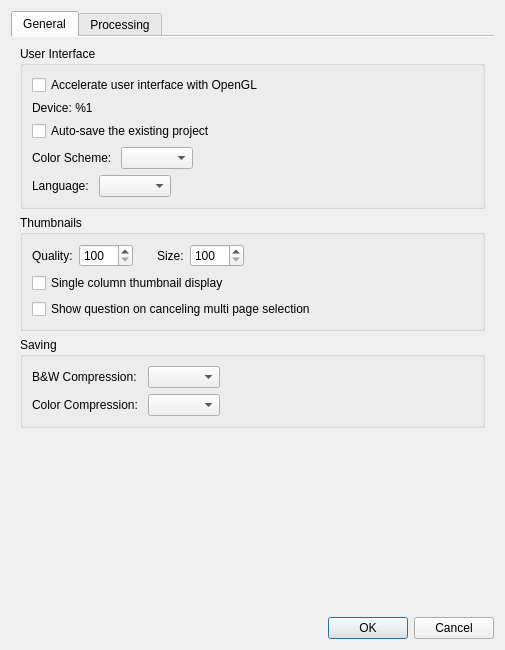
<?xml version="1.0" encoding="UTF-8"?>
<ui version="4.0">
 <class>SettingsDialog</class>
 <widget class="QDialog" name="SettingsDialog">
  <property name="geometry">
   <rect>
    <x>0</x>
    <y>0</y>
    <width>430</width>
    <height>650</height>
   </rect>
  </property>
  <property name="windowTitle">
   <string>Settings</string>
  </property>
  <layout class="QVBoxLayout" name="verticalLayout">
   <item>
    <widget class="QTabWidget" name="tabWidget">
     <property name="currentIndex">
      <number>0</number>
     </property>
     <property name="documentMode">
      <bool>true</bool>
     </property>
     <widget class="QWidget" name="tab">
      <attribute name="title">
       <string>General</string>
      </attribute>
      <layout class="QVBoxLayout" name="verticalLayout_4">
       <item>
        <widget class="QGroupBox" name="groupBox">
         <property name="title">
          <string>User Interface</string>
         </property>
         <layout class="QVBoxLayout" name="verticalLayout_2">
          <item>
           <widget class="QCheckBox" name="enableOpenglCb">
            <property name="text">
             <string>Accelerate user interface with OpenGL</string>
            </property>
           </widget>
          </item>
          <item>
           <widget class="QLabel" name="openglDeviceLabel">
            <property name="text">
             <string>Device: %1</string>
            </property>
           </widget>
          </item>
          <item>
           <widget class="QCheckBox" name="autoSaveProjectCB">
            <property name="text">
             <string>Auto-save the existing project</string>
            </property>
           </widget>
          </item>
          <item>
           <layout class="QHBoxLayout" name="horizontalLayout">
            <item>
             <widget class="QLabel" name="colorSchemeLabel">
              <property name="text">
               <string>Color Scheme: </string>
              </property>
             </widget>
            </item>
            <item>
             <widget class="QComboBox" name="colorSchemeBox"/>
            </item>
            <item>
             <spacer name="horizontalSpacer">
              <property name="orientation">
               <enum>Qt::Horizontal</enum>
              </property>
              <property name="sizeHint" stdset="0">
               <size>
                <width>1</width>
                <height>1</height>
               </size>
              </property>
             </spacer>
            </item>
           </layout>
          </item>
          <item>
           <layout class="QHBoxLayout" name="horizontalLayout_4">
            <item>
             <widget class="QLabel" name="languageLabel">
              <property name="text">
               <string>Language: </string>
              </property>
             </widget>
            </item>
            <item>
             <widget class="QComboBox" name="languageBox"/>
            </item>
            <item>
             <spacer name="horizontalSpacer_4">
              <property name="orientation">
               <enum>Qt::Horizontal</enum>
              </property>
              <property name="sizeHint" stdset="0">
               <size>
                <width>1</width>
                <height>1</height>
               </size>
              </property>
             </spacer>
            </item>
           </layout>
          </item>
         </layout>
         <zorder>enableOpenglCb</zorder>
         <zorder>autoSaveProjectCB</zorder>
         <zorder>openglDeviceLabel</zorder>
        </widget>
       </item>
       <item>
        <widget class="QGroupBox" name="thumbnailsParams">
         <property name="title">
          <string>Thumbnails</string>
         </property>
         <layout class="QVBoxLayout" name="verticalLayout_7">
          <item>
           <layout class="QHBoxLayout" name="horizontalLayout_8">
            <item>
             <layout class="QHBoxLayout" name="horizontalLayout_9">
              <item>
               <widget class="QLabel" name="thumbnailQualityLabel">
                <property name="text">
                 <string>Quality:</string>
                </property>
               </widget>
              </item>
              <item>
               <widget class="QSpinBox" name="thumbnailQualitySB">
                <property name="toolTip">
                 <string>The pixel size of the thumbnail image. The default value is 200.</string>
                </property>
                <property name="minimum">
                 <number>100</number>
                </property>
                <property name="maximum">
                 <number>1500</number>
                </property>
                <property name="singleStep">
                 <number>25</number>
                </property>
               </widget>
              </item>
             </layout>
            </item>
            <item>
             <spacer name="horizontalSpacer_7">
              <property name="orientation">
               <enum>Qt::Horizontal</enum>
              </property>
              <property name="sizeType">
               <enum>QSizePolicy::Fixed</enum>
              </property>
              <property name="sizeHint" stdset="0">
               <size>
                <width>18</width>
                <height>1</height>
               </size>
              </property>
             </spacer>
            </item>
            <item>
             <layout class="QHBoxLayout" name="horizontalLayout_10">
              <item>
               <widget class="QLabel" name="thumbnailSizeLabel">
                <property name="text">
                 <string>Size:</string>
                </property>
               </widget>
              </item>
              <item>
               <widget class="QSpinBox" name="thumbnailSizeSB">
                <property name="toolTip">
                 <string>The thumbnail size in the view. The default value is 250.</string>
                </property>
                <property name="minimum">
                 <number>100</number>
                </property>
                <property name="maximum">
                 <number>2000</number>
                </property>
                <property name="singleStep">
                 <number>25</number>
                </property>
               </widget>
              </item>
             </layout>
            </item>
            <item>
             <spacer name="horizontalSpacer_8">
              <property name="orientation">
               <enum>Qt::Horizontal</enum>
              </property>
              <property name="sizeHint" stdset="0">
               <size>
                <width>1</width>
                <height>1</height>
               </size>
              </property>
             </spacer>
            </item>
           </layout>
          </item>
          <item>
           <widget class="QCheckBox" name="singleColumnThumbnailsCB">
            <property name="text">
             <string>Single column thumbnail display</string>
            </property>
           </widget>
          </item>
          <item>
           <widget class="QCheckBox" name="cancelingSelectionQuestionCB">
            <property name="text">
             <string>Show question on canceling multi page selection</string>
            </property>
           </widget>
          </item>
         </layout>
        </widget>
       </item>
       <item>
        <widget class="QGroupBox" name="groupBox_2">
         <property name="title">
          <string>Saving</string>
         </property>
         <layout class="QHBoxLayout" name="horizontalLayout_2">
          <item>
           <layout class="QGridLayout" name="gridLayout">
            <item row="0" column="0">
             <widget class="QLabel" name="tiffCompressionBWLabel">
              <property name="text">
               <string>B&amp;W Compression: </string>
              </property>
             </widget>
            </item>
            <item row="0" column="1">
             <widget class="QComboBox" name="tiffCompressionBWBox"/>
            </item>
            <item row="1" column="0">
             <widget class="QLabel" name="tiffCompressionColorLabel">
              <property name="text">
               <string>Color Compression: </string>
              </property>
             </widget>
            </item>
            <item row="1" column="1">
             <widget class="QComboBox" name="tiffCompressionColorBox"/>
            </item>
           </layout>
          </item>
          <item>
           <spacer name="horizontalSpacer_2">
            <property name="orientation">
             <enum>Qt::Horizontal</enum>
            </property>
            <property name="sizeHint" stdset="0">
             <size>
              <width>1</width>
              <height>1</height>
             </size>
            </property>
           </spacer>
          </item>
         </layout>
        </widget>
       </item>
       <item>
        <spacer name="verticalSpacer_2">
         <property name="orientation">
          <enum>Qt::Vertical</enum>
         </property>
         <property name="sizeHint" stdset="0">
          <size>
           <width>20</width>
           <height>0</height>
          </size>
         </property>
        </spacer>
       </item>
      </layout>
     </widget>
     <widget class="QWidget" name="tab_2">
      <attribute name="title">
       <string>Processing</string>
      </attribute>
      <layout class="QVBoxLayout" name="verticalLayout_5">
       <item>
        <widget class="QGroupBox" name="groupBox_4">
         <property name="title">
          <string>White on black detection</string>
         </property>
         <layout class="QVBoxLayout" name="verticalLayout_6" stretch="0,0">
          <item>
           <widget class="QCheckBox" name="blackOnWhiteDetectionCB">
            <property name="toolTip">
             <string>Auto detect pages with light content on dark background. The corrections to all the auto algorithms are made for such pages.</string>
            </property>
            <property name="text">
             <string>Auto detect light content on dark background</string>
            </property>
           </widget>
          </item>
          <item>
           <widget class="QCheckBox" name="blackOnWhiteDetectionAtOutputCB">
            <property name="toolTip">
             <string>Whether to use auto detection at the output stage. The wrong result can be changed manually in the output filter options.</string>
            </property>
            <property name="text">
             <string>Use auto detection at the output stage</string>
            </property>
           </widget>
          </item>
         </layout>
        </widget>
       </item>
       <item>
       <widget class="QGroupBox" name="groupBox_3">
         <property name="title">
          <string>Deviation</string>
         </property>
         <layout class="QVBoxLayout" name="verticalLayout_3">
          <item>
           <widget class="QCheckBox" name="highlightDeviationCB">
            <property name="text">
             <string>Highlight the thumbnails of pages with high deviation</string>
            </property>
           </widget>
          </item>
          <item>
           <widget class="QGroupBox" name="deviationParams">
            <property name="title">
             <string>Params</string>
            </property>
            <layout class="QHBoxLayout" name="horizontalLayout_3">
             <item>
              <layout class="QGridLayout" name="gridLayout_2">
               <item row="0" column="0">
                <widget class="QLabel" name="deskewDeviationLabel">
                 <property name="text">
                  <string>Deskew:</string>
                 </property>
                </widget>
               </item>
               <item row="1" column="0">
                <widget class="QLabel" name="selectContentDeviationLabel">
                 <property name="text">
                  <string>Select content:</string>
                 </property>
                </widget>
               </item>
               <item row="1" column="1">
                <widget class="QDoubleSpinBox" name="selectContentDeviationCoefSB">
                 <property name="toolTip">
                  <string>Deviation multiplier: a higher value means lower sensivity.</string>
                 </property>
                 <property name="minimum">
                  <double>0.100000000000000</double>
                 </property>
                 <property name="maximum">
                  <double>9.990000000000000</double>
                 </property>
                 <property name="singleStep">
                  <double>0.050000000000000</double>
                 </property>
                </widget>
               </item>
               <item row="2" column="0">
                <widget class="QLabel" name="marginsDeviationLabel">
                 <property name="text">
                  <string>Margins:</string>
                 </property>
                </widget>
               </item>
               <item row="0" column="1">
                <widget class="QDoubleSpinBox" name="deskewDeviationCoefSB">
                 <property name="toolTip">
                  <string>Deviation multiplier: a higher value means lower sensivity.</string>
                 </property>
                 <property name="minimum">
                  <double>0.100000000000000</double>
                 </property>
                 <property name="maximum">
                  <double>9.990000000000000</double>
                 </property>
                 <property name="singleStep">
                  <double>0.050000000000000</double>
                 </property>
                </widget>
               </item>
               <item row="0" column="2">
                <widget class="QDoubleSpinBox" name="deskewDeviationThresholdSB">
                 <property name="toolTip">
                  <string>The minimum deviation to be highlighted.</string>
                 </property>
                 <property name="decimals">
                  <number>1</number>
                 </property>
                 <property name="maximum">
                  <double>999.000000000000000</double>
                 </property>
                 <property name="singleStep">
                  <double>1.000000000000000</double>
                 </property>
                </widget>
               </item>
               <item row="1" column="2">
                <widget class="QDoubleSpinBox" name="selectContentDeviationThresholdSB">
                 <property name="toolTip">
                  <string>The minimum deviation to be highlighted.</string>
                 </property>
                 <property name="decimals">
                  <number>1</number>
                 </property>
                 <property name="maximum">
                  <double>999.000000000000000</double>
                 </property>
                 <property name="singleStep">
                  <double>1.000000000000000</double>
                 </property>
                </widget>
               </item>
               <item row="2" column="1">
                <widget class="QDoubleSpinBox" name="marginsDeviationCoefSB">
                 <property name="toolTip">
                  <string>Deviation multiplier: a higher value means lower sensivity.</string>
                 </property>
                 <property name="minimum">
                  <double>0.100000000000000</double>
                 </property>
                 <property name="maximum">
                  <double>9.990000000000000</double>
                 </property>
                 <property name="singleStep">
                  <double>0.050000000000000</double>
                 </property>
                </widget>
               </item>
               <item row="2" column="2">
                <widget class="QDoubleSpinBox" name="marginsDeviationThresholdSB">
                 <property name="toolTip">
                  <string>The minimum deviation to be highlighted.</string>
                 </property>
                 <property name="decimals">
                  <number>1</number>
                 </property>
                 <property name="maximum">
                  <double>999.000000000000000</double>
                 </property>
                 <property name="singleStep">
                  <double>1.000000000000000</double>
                 </property>
                </widget>
               </item>
              </layout>
             </item>
             <item>
              <spacer name="horizontalSpacer_3">
               <property name="orientation">
                <enum>Qt::Horizontal</enum>
               </property>
               <property name="sizeHint" stdset="0">
                <size>
                 <width>1</width>
                 <height>1</height>
                </size>
               </property>
              </spacer>
             </item>
            </layout>
           </widget>
          </item>
         </layout>
        </widget>
       </item>
       <item>
        <widget class="QGroupBox" name="rawImportGroup">
         <property name="title">
          <string>RAW Import</string>
         </property>
         <layout class="QVBoxLayout" name="verticalLayout_8">
          <item>
           <widget class="QLabel" name="rawSettingsHintLabel">
            <property name="text">
             <string>These settings are saved into the current project.</string>
            </property>
            <property name="wordWrap">
             <bool>true</bool>
            </property>
           </widget>
          </item>
          <item>
           <layout class="QFormLayout" name="formLayout_2">
            <item row="0" column="0">
             <widget class="QLabel" name="rawDemosaicLabel">
              <property name="text">
               <string>Demosaicing:</string>
              </property>
             </widget>
            </item>
            <item row="0" column="1">
             <widget class="QComboBox" name="rawDemosaicBox"/>
            </item>
            <item row="1" column="0">
             <widget class="QLabel" name="rawWhiteBalanceLabel">
              <property name="text">
               <string>White balance:</string>
              </property>
             </widget>
            </item>
            <item row="1" column="1">
             <widget class="QComboBox" name="rawWhiteBalanceBox"/>
            </item>
            <item row="2" column="0">
             <widget class="QLabel" name="rawExposureShiftLabel">
              <property name="text">
               <string>Exposure shift (EV):</string>
              </property>
             </widget>
            </item>
            <item row="2" column="1">
             <widget class="QDoubleSpinBox" name="rawExposureShiftSB">
              <property name="decimals">
               <number>2</number>
              </property>
              <property name="minimum">
               <double>-4.000000000000000</double>
              </property>
              <property name="maximum">
               <double>4.000000000000000</double>
              </property>
              <property name="singleStep">
               <double>0.100000000000000</double>
              </property>
             </widget>
            </item>
           </layout>
          </item>
          <item>
           <widget class="QCheckBox" name="rawUseCameraMatrixCB">
            <property name="text">
             <string>Use camera color matrix</string>
            </property>
           </widget>
          </item>
          <item>
           <widget class="QWidget" name="rawManualWbWidget" native="true">
            <layout class="QGridLayout" name="gridLayout_3">
             <item row="0" column="0">
              <widget class="QLabel" name="rawManualWbLabel">
               <property name="text">
                <string>Manual multipliers:</string>
               </property>
              </widget>
             </item>
             <item row="0" column="1">
              <widget class="QLabel" name="rawWbRedLabel">
               <property name="text">
                <string>R</string>
               </property>
              </widget>
             </item>
             <item row="0" column="2">
              <widget class="QDoubleSpinBox" name="rawWbRedSB">
               <property name="decimals">
                <number>3</number>
               </property>
               <property name="minimum">
                <double>0.010000000000000</double>
               </property>
               <property name="maximum">
                <double>8.000000000000000</double>
               </property>
               <property name="singleStep">
                <double>0.050000000000000</double>
               </property>
               <property name="value">
                <double>1.000000000000000</double>
               </property>
              </widget>
             </item>
             <item row="0" column="3">
              <widget class="QLabel" name="rawWbGreenLabel">
               <property name="text">
                <string>G</string>
               </property>
              </widget>
             </item>
             <item row="0" column="4">
              <widget class="QDoubleSpinBox" name="rawWbGreenSB">
               <property name="decimals">
                <number>3</number>
               </property>
               <property name="minimum">
                <double>0.010000000000000</double>
               </property>
               <property name="maximum">
                <double>8.000000000000000</double>
               </property>
               <property name="singleStep">
                <double>0.050000000000000</double>
               </property>
               <property name="value">
                <double>1.000000000000000</double>
               </property>
              </widget>
             </item>
             <item row="0" column="5">
              <widget class="QLabel" name="rawWbBlueLabel">
               <property name="text">
                <string>B</string>
               </property>
              </widget>
             </item>
             <item row="0" column="6">
              <widget class="QDoubleSpinBox" name="rawWbBlueSB">
               <property name="decimals">
                <number>3</number>
               </property>
               <property name="minimum">
                <double>0.010000000000000</double>
               </property>
               <property name="maximum">
                <double>8.000000000000000</double>
               </property>
               <property name="singleStep">
                <double>0.050000000000000</double>
               </property>
               <property name="value">
                <double>1.000000000000000</double>
               </property>
              </widget>
             </item>
             <item row="0" column="7">
              <widget class="QLabel" name="rawWbGreen2Label">
               <property name="text">
                <string>G2</string>
               </property>
              </widget>
             </item>
             <item row="0" column="8">
              <widget class="QDoubleSpinBox" name="rawWbGreen2SB">
               <property name="decimals">
                <number>3</number>
               </property>
               <property name="minimum">
                <double>0.010000000000000</double>
               </property>
               <property name="maximum">
                <double>8.000000000000000</double>
               </property>
               <property name="singleStep">
                <double>0.050000000000000</double>
               </property>
               <property name="value">
                <double>1.000000000000000</double>
               </property>
              </widget>
             </item>
            </layout>
           </widget>
          </item>
         </layout>
        </widget>
       </item>
       <item>
        <spacer name="verticalSpacer">
         <property name="orientation">
          <enum>Qt::Vertical</enum>
         </property>
         <property name="sizeHint" stdset="0">
          <size>
           <width>20</width>
           <height>0</height>
          </size>
         </property>
        </spacer>
       </item>
      </layout>
     </widget>
    </widget>
   </item>
   <item>
    <widget class="QDialogButtonBox" name="buttonBox">
     <property name="orientation">
      <enum>Qt::Horizontal</enum>
     </property>
     <property name="standardButtons">
      <set>QDialogButtonBox::Cancel|QDialogButtonBox::Ok</set>
     </property>
    </widget>
   </item>
  </layout>
 </widget>
 <resources/>
 <connections>
  <connection>
   <sender>buttonBox</sender>
   <signal>accepted()</signal>
   <receiver>SettingsDialog</receiver>
   <slot>accept()</slot>
   <hints>
    <hint type="sourcelabel">
     <x>248</x>
     <y>254</y>
    </hint>
    <hint type="destinationlabel">
     <x>157</x>
     <y>274</y>
    </hint>
   </hints>
  </connection>
  <connection>
   <sender>buttonBox</sender>
   <signal>rejected()</signal>
   <receiver>SettingsDialog</receiver>
   <slot>reject()</slot>
   <hints>
    <hint type="sourcelabel">
     <x>316</x>
     <y>260</y>
    </hint>
    <hint type="destinationlabel">
     <x>286</x>
     <y>274</y>
    </hint>
   </hints>
  </connection>
 </connections>
</ui>
